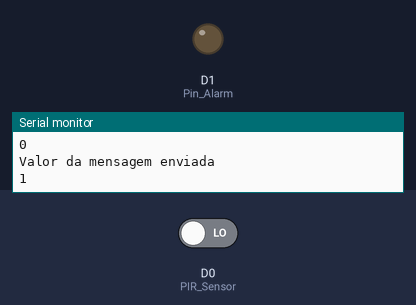
The sketch below on a simulated ESP8266 (NodeMCU). Parts: output pins drawn as LEDs (lit = HIGH), the last lines printed to the serial monitor. The inputs (shaded band) are chosen by the test bench; at power-on: D0 (PIR_Sensor) LOW. WiFi joins after 1.5 s; servers stay silent unless stated; no MQTT or app messages arrive unless stated.

Above: at 18.0 s.
18.1 s: D0 (PIR_Sensor) driven HIGH
At 23.0 s:
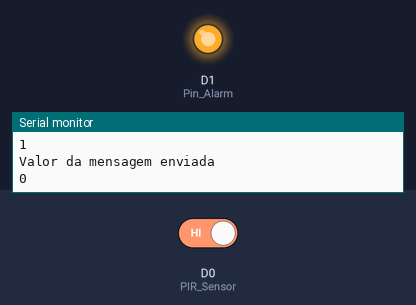
28.8 s: D0 (PIR_Sensor) driven LOW
At 31.8 s:
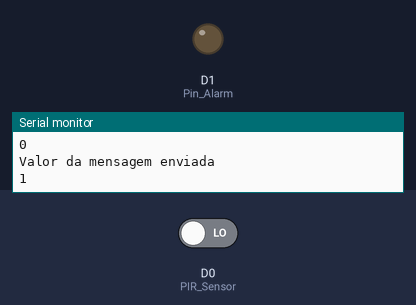
Timing chart, 0 to 33.3 s (numbered marks = the images above; inputs shaded):
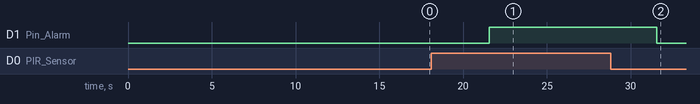

The sketch:

SSLmqtt.ino
```cpp
# include <ESP8266WiFi.h>
# include <PubSubClient.h>

# define ID_MQTT "SSL_mqtt"
# define TOPICO_PUBLISH_PIR_SENSOR "topico_pir_sensor"

const char * BROKER = "test.mosquitto.org";
int PORTA = 1883;

const int Pin_Alarm = D1;
const int PIR_Sensor = D0;

char * SSID = "#####";
char * PASSWORD = "#####";

WiFiClient espClient;
PubSubClient MQTT(espClient);

char * msg = "";
int Waiting_Time = 5000;

void ReconectMQTT(void) {
  if (!MQTT.connected()){
    while (!MQTT.connected()) {
      Serial.print("* Conectando-se ao MQTT: ");
      Serial.println(BROKER);
      if (MQTT.connect(ID_MQTT)) {
        Serial.println("Conectado com sucesso");
      } else {
        Serial1.println("Falha ao se conectar.");
        Serial.println("Reiniciando em 2s");
        delay(2000);
      }
    }
  }
}

void StartMQTT(void) {
  MQTT.setServer(BROKER, PORTA);
}

void ReconectWIFI(void) {
  if (WiFi.status() == WL_CONNECTED)
    return;
  WiFi.begin(SSID, PASSWORD);
  while (WiFi.status() != WL_CONNECTED) {
    delay(500);
    Serial.print(".");
  }

  Serial.print("Conectado na rede ");
}

void ConsultaConexoes(void) {
  ReconectWIFI();
  ReconectMQTT();
}

void setup() {
  pinMode(PIR_Sensor, INPUT);
  pinMode(Pin_Alarm, OUTPUT);
  digitalWrite(Pin_Alarm, LOW);

  StartMQTT();
}

void loop(){
  ConsultaConexoes();
  int state = digitalRead(PIR_Sensor);
  Serial.println(state);

  if(state == HIGH){
    digitalWrite (Pin_Alarm, HIGH);
    msg = "0";
  }
  else {
    digitalWrite (Pin_Alarm, LOW);
    msg = "1";
  }


  Serial.println("Valor da mensagem enviada");
  Serial.println(msg);

  MQTT.publish(TOPICO_PUBLISH_PIR_SENSOR, msg);
  MQTT.loop();
  delay(10000);

}
```

Measured:
- after the input at 18.1 s, D1 (Pin_Alarm): LOW → HIGH after 3.5 s
- after the input at 28.8 s, D1 (Pin_Alarm): HIGH → LOW after 2.8 s
